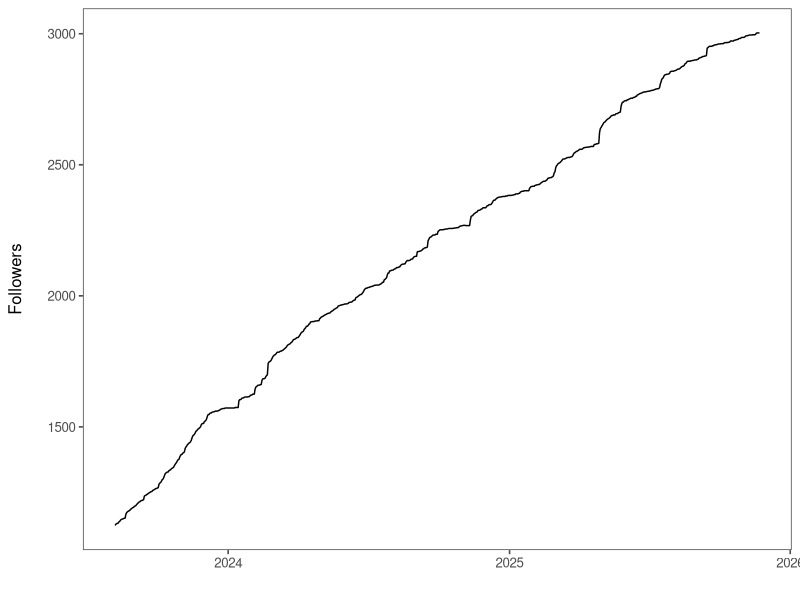
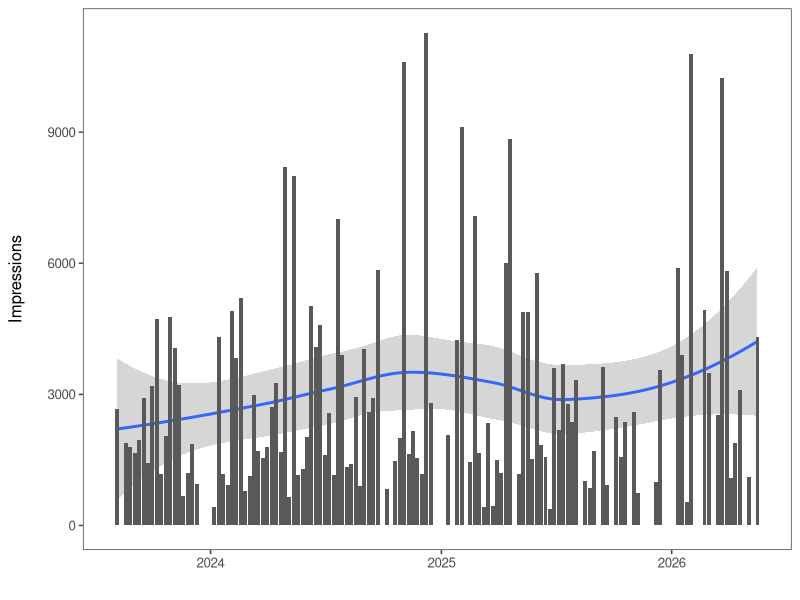
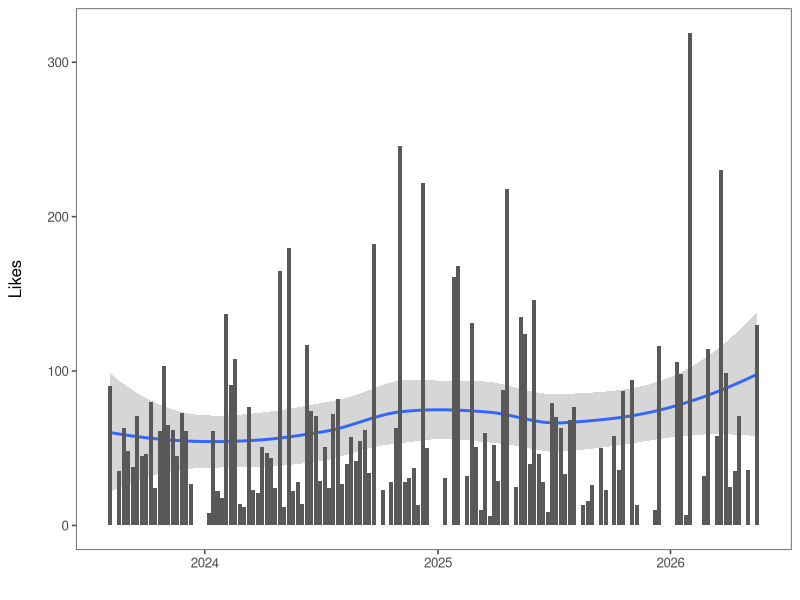
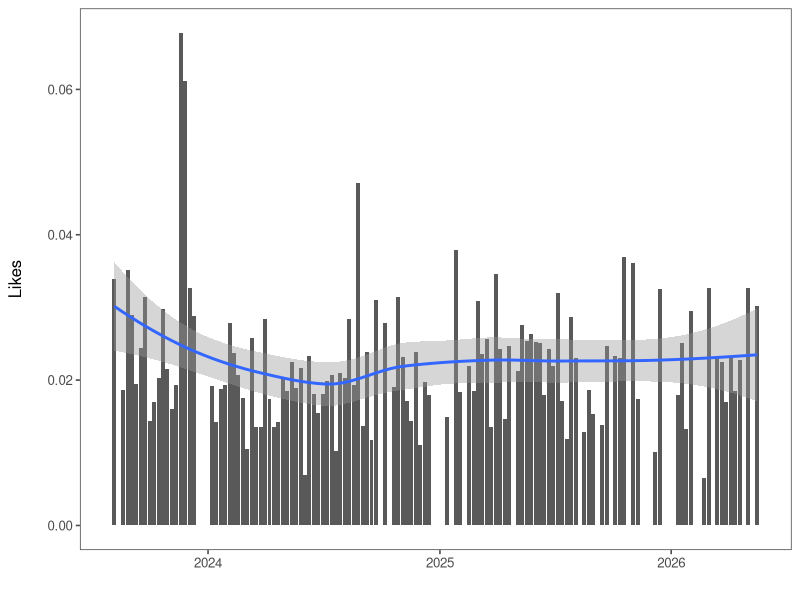
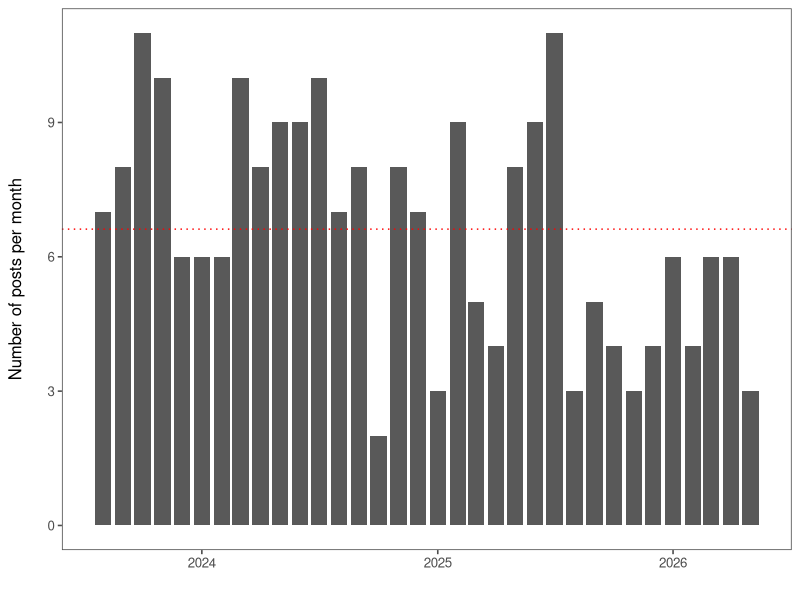
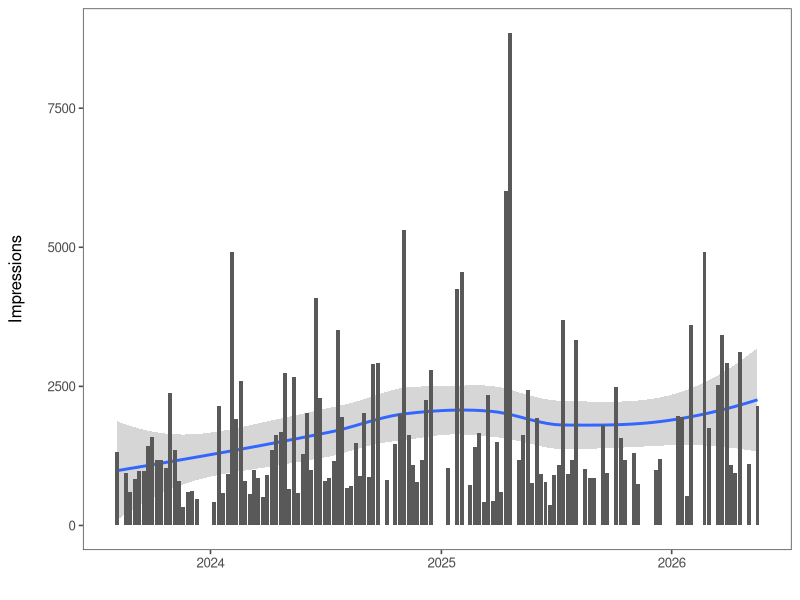
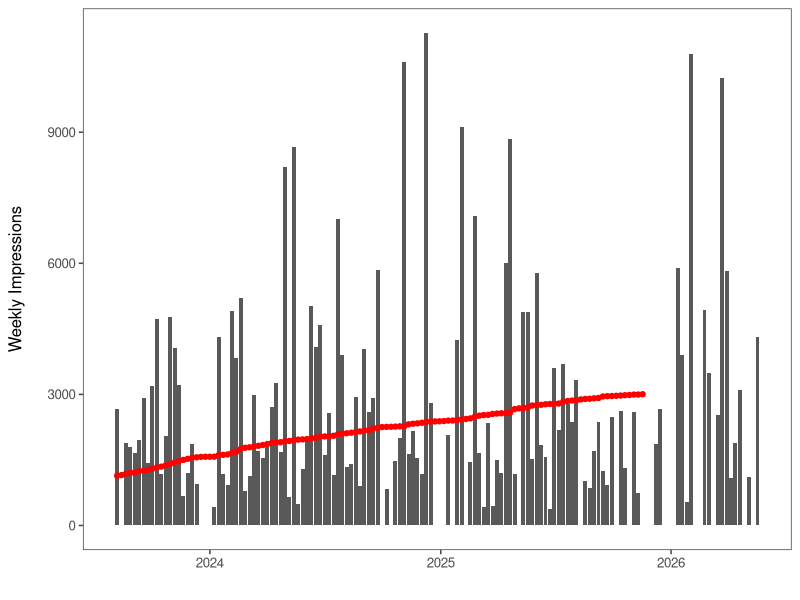
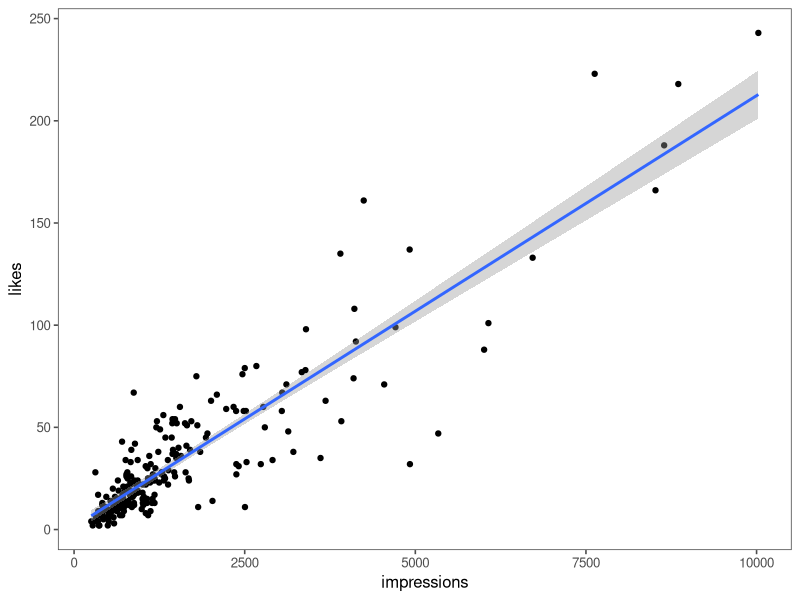

The R source for these figures, in order:
## ---- chunk 1
library(tidyverse)
library(lubridate)
library(ggthemes)

followers  <- read_csv("clean-data/new-followers.csv")
content_posts  <- read_csv("clean-data/content_posts-overview.csv")
content_overview  <- read_csv("clean-data/content_posts-overview.csv")
## ---- chunk 2
followers |>
  ggplot(aes(x = date, y = cumulative_followers)) +
  geom_line() +
  labs(
    x = "",
    y = "Followers\n"
  ) +
    theme_few()
## ---- chunk 3
# impressions over time
content_overview %>%
  group_by(month = floor_date(date, "week")) %>%
  summarise(
    sum_value = sum(impressions, na.rm = TRUE),
    mean_value = mean(impressions, na.rm = TRUE),
    .groups = "drop"
  ) |>
  ggplot(aes(x = month, y = sum_value)) +
  geom_smooth() +
  geom_col() +
  labs(
    x = "",
    y = "Impressions\n"
  ) +
  theme_few()
## ---- chunk 4
content_overview %>%
  group_by(month = floor_date(date, "week")) %>%
  summarise(
    sum_value = sum(likes, na.rm = TRUE),
    mean_value = mean(likes, na.rm = TRUE),
    .groups = "drop"
  ) |>
  ggplot(aes(x = month, y = sum_value)) +
  geom_smooth() +
  geom_col() +
  labs(
    x = "",
    y = "Likes\n"
  ) +
  theme_few()
## ---- chunk 5
content_overview  |> 
  group_by(month = floor_date(date, "week")) %>%
  summarise(
    sum_likes = sum(likes, na.rm = TRUE),
    sum_impressions = sum(impressions, na.rm = TRUE),
    .groups = "drop"
  ) |> 
  mutate(likes_per_impression = sum_likes/sum_impressions) |>
  ggplot(aes(x = month, y = likes_per_impression))  +
    geom_col() +
  geom_smooth() +
  labs(
    x = "",
    y = "Likes\n"
  ) +
  theme_few()
## ---- chunk 6
mean_n_posts  <- content_overview %>%
  group_by(month = floor_date(date, "month")) %>%
  count() |> 
  ungroup() |> 
  summarise(mean_posts = mean(n)) |> 
  pull()

content_overview %>%
  group_by(month = floor_date(date, "month")) %>%
  count() |> 
  ggplot(aes(x = month, y = n)) +
  geom_col() +
  geom_hline(yintercept = mean_n_posts, color = "red", linetype = "dotted") +
  labs(
    x = "",
    y = "Number of posts per month\n"
  ) +
  theme_few()
## ---- chunk 7
content_overview %>%
  group_by(month = floor_date(date, "week")) %>%
  summarise(n_posts = n(),
  impression = sum(impressions)) |> 
    mutate(impressions_per_post = impression/n_posts) |> 
  ggplot(aes(x = month, y = impressions_per_post)) +
  geom_smooth() +
  geom_col() +
  labs(x = "",
  y = "Impressions\n") +
  theme_few()
## ---- chunk 8
followers_week  <- followers |> 
  mutate(week = floor_date(date, unit = "week", week_start = 1)) |> 
  group_by(week) |> 
  slice_max(cumulative_followers) |> 
  distinct(week, .keep_all = TRUE)  |> 
  select(week, cumulative_followers)

content_week  <- content_overview |> 
  mutate(week = floor_date(date, unit = "week", week_start = 1)) |> 
  group_by(week) |> 
  summarise(total_impressions = sum(impressions))

merge_week  <- followers_week |> 
  left_join(content_week)

merge_week  |> 
  ggplot() +
  geom_col(data = content_week, aes(x = week, y = total_impressions)) +
  geom_point(data = followers_week, aes(x = week, y = cumulative_followers), color = "red") +
  labs(x = "",
  y = "Weekly Impressions\n") +
    theme_few()

cor_data  <- merge_week |> 
  drop_na()

cor(cor_data$cumulative_followers, cor_data$total_impressions)
## ---- chunk 9
impressions_deepdive  <- content_overview |> 
  mutate(week = floor_date(date, unit = "week", week_start = 1)) |> 
  group_by(week) |> 
  mutate(total_impressions = sum(impressions)) |> 
  filter(total_impressions > 7000)
## ---- chunk 10
content_overview |> 
  ggplot(aes(x = impressions, y = likes)) +
  geom_point() +
  geom_smooth(method = "lm") +
  theme_few()

cor(content_overview$impressions, content_overview$likes)
## ---- chunk 11
content_overview_less7k <- content_overview |> 
  filter(impressions < 7000)

content_overview_less7k |> 
  ggplot(aes(x = impressions, y = likes)) +
  geom_point() +
  geom_smooth(method = "lm") +
  theme_few()

cor(content_overview_less7k$impressions, content_overview_less7k$likes)
## ---- chunk 12
paste0("Correlation Impressions / Likes: ", cor(content_overview$impressions, content_overview$likes))
paste0("Correlation Impressions / Comments: ", cor(content_overview$impressions, content_overview$comments))
paste0("Correlation Impressions / Reposts: ", cor(content_overview$impressions, content_overview$reposts))
paste0("Correlation Impressions / Clicks: ", cor(content_overview$impressions, content_overview$clicks))
paste0("Correlation Impressions / Engagement Rate: ", cor(content_overview$impressions, content_overview$engagement_rate))
## ---- chunk 13
# filter top 10 posts according to likes
content_posts |> 
  slice_max(likes, n = 5) |> 
  select(post_title, likes) |> 
  knitr::kable(format = "html")
## ---- chunk 14
# filter top 10 posts according to likes
content_posts |> 
  slice_max(reposts, n = 5) |> 
  select(post_title, reposts) |> 
  knitr::kable(format = "html")
## ---- chunk 15
content_posts |> 
  slice_max(engagement_rate, n = 5) |> 
  select(post_title, engagement_rate) |>
  arrange(desc(engagement_rate)) |>
  knitr::kable(format = "html")
## ---- chunk 16
content_overview |> 
  slice_max(n = 5, order_by = click_through_rate_ctr) |> 
  select(post_title, click_through_rate_ctr) |> 
  knitr::kable(format = "html")
## ---- chunk 17
hist(content_overview$click_through_rate_ctr, main = "Distribution of CTR", xlab = "Click Through Rate")
## ---- chunk 18
content_overview |> 
  ggplot(aes(x = impressions, y = click_through_rate_ctr)) +
  geom_point() +
  geom_smooth(method = "lm") +
  labs(x = "\nImpressions", y = "Click Through Rate\n") +
  theme_few()

paste0("Correlation: ", cor(content_overview$impressions, content_overview$click_through_rate_ctr))
round(quantile(x = content_overview$click_through_rate_ctr, probs = seq(0,1,.1)), digits = 2)
## ---- chunk 19
click_through_no_outliers  <- content_overview |> 
  filter(click_through_rate_ctr < 0.4)

click_through_no_outliers |> 
  ggplot(aes(x = impressions, y = click_through_rate_ctr)) +
  geom_point() +
  geom_smooth(method = "lm") +
  labs(x = "\nImpressions", y = "Click Through Rate\n") +
  theme_few()

paste0("Correlation: ", cor(click_through_no_outliers$impressions, click_through_no_outliers$click_through_rate_ctr))
